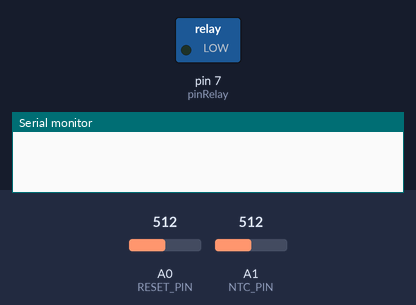
A program run on a simulated Arduino Uno, built with avr-gcc and run on an emulated ATmega328P. Parts: switched loads named in the program (green lamp = pin HIGH), the last lines printed to the serial monitor. Inputs (shaded band) come from the test bench; at power-on: A1 (NTC_PIN) = 512, A0 (RESET_PIN) = 512.

Above: at 1.2 s.
1.3 s: A1 (NTC_PIN) set to 401
2.8 s: A1 (NTC_PIN) set to 379
At 3.7 s:
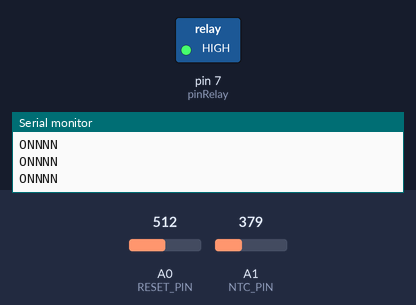
Timing chart, 0 to 5.8 s (numbered marks = the images above; inputs shaded):
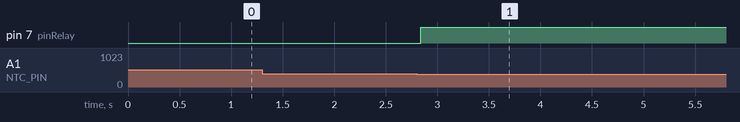

Measured:
- the behaviour switches between 391 and 390 on A1 (NTC_PIN) (found by bisection; images 0 and 1)
- after the input at 1.3 s, every drawn part: stays the same
- after the input at 2.8 s, pin 7 (pinRelay): LOW → HIGH at once

The program:

main.cpp
```cpp
#include <Arduino.h>

// put function declarations here:
int myFunction(int, int);
int stepindex = 0;
bool flagNTC = false;
bool flagMicro = false;

bool cmdRelayON = false;

int pinRelay = 7;
int pinNTC = 1;
int pinMicro = 0;

// --- Configuration ---
const int NTC_PIN = A1;   // Pin to read the NTC voltage
const int RELAY_PIN = 7;  // Pin to activate the relay
const int RESET_PIN = A0; // NEW: Analog pin for the reset sensor

// --- Tuning Parameters ---
const float ALPHA = 0.05;         // Controls the NTC filter's "memory"
const int TRIGGER_THRESHOLD = 5; // NTC delta to trigger the relay ON
const int RESET_THRESHOLD = 512;  // Value (0-1023) for RESET_PIN to
                                  // trigger the relay OFF. 512 is the
                                  // midpoint (2.5V).

// --- Global Variables ---
float filteredValue = 0.0;  // Holds the "normal" NTC average
bool isRelayActive = false; // This is our main state flag (latch)

bool checkSuddenChange();
void printDebug(int current, float filtered, int delta);
void controlMethodSimple(bool &relay);
void controlMethodSimple2(bool &relay);

// --- Configuration ---
const int N_SAMPLES = 64;             // FFT sample size (must be power of 2)
const float SAMPLING_FREQUENCY = 5000; // 1000 Hz (1 kHz)
const int ANALOG_PIN = A0;             // Pin to read from

// --- Global Buffer ---
int sampleData[N_SAMPLES]; // An array to store our analog data

float f_peaks[5];     // top 5 frequencies peaks in descending order
float f_peak_mags[5]; // <--- ADD THIS to store the magnitude of the top 5 peaks

// --- Define your fingerprint ---
const float TARGET_FREQ_1 = 1400.0;
const float TARGET_MAG_1 = 20.0;  // Your "loudness" threshold
const float FREQ_TOLERANCE = 200.0; // Allow 1000 +/- 50 Hz

//---------------------------------------------------------------------------//
byte sine_data[91] =
    {
        0,
        4, 9, 13, 18, 22, 27, 31, 35, 40, 44,
        49, 53, 57, 62, 66, 70, 75, 79, 83, 87,
        91, 96, 100, 104, 108, 112, 116, 120, 124, 127,
        131, 135, 139, 143, 146, 150, 153, 157, 160, 164,
        167, 171, 174, 177, 180, 183, 186, 189, 192, 195, // Paste this at top of program
        198, 201, 204, 206, 209, 211, 214, 216, 219, 221,
        223, 225, 227, 229, 231, 233, 235, 236, 238, 240,
        241, 243, 244, 245, 246, 247, 248, 249, 250, 251,
        252, 253, 253, 254, 254, 254, 255, 255, 255, 255};
//---------------------------------------------------------------------------//

//-----------------------------FFT Function----------------------------------------------//

float sine(int i)
{
  int j = i;
  float out;
  while (j < 0)
  {
    j = j + 360;
  }
  while (j > 360)
  {
    j = j - 360;
  }
  if (j > -1 && j < 91)
  {
    out = sine_data[j];
  }
  else if (j > 90 && j < 181)
  {
    out = sine_data[180 - j];
  }
  else if (j > 180 && j < 271)
  {
    out = -sine_data[j - 180];
  }
  else if (j > 270 && j < 361)
  {
    out = -sine_data[360 - j];
  }
  return (out / 255);
}

float cosine(int i)
{
  int j = i;
  float out;
  while (j < 0)
  {
    j = j + 360;
  }
  while (j > 360)
  {
    j = j - 360;
  }
  if (j > -1 && j < 91)
  {
    out = sine_data[90 - j];
  }
  else if (j > 90 && j < 181)
  {
    out = -sine_data[j - 90];
  }
  else if (j > 180 && j < 271)
  {
    out = -sine_data[270 - j];
  }
  else if (j > 270 && j < 361)
  {
    out = sine_data[j - 270];
  }
  return (out / 255);
}

float FFT(int in[], int N, float Frequency)
{
  /*
  Code to perform FFT on arduino,
  setup:
  paste sine_data [91] at top of program [global variable], paste FFT function at end of program
  Term:
  1. in[]     : Data array,
  2. N        : Number of sample (recommended sample size 2,4,8,16,32,64,128...)
  3. Frequency: sampling frequency required as input (Hz)

  If sample size is not in power of 2 it will be clipped to lower side of number.
  i.e, for 150 number of samples, code will consider first 128 sample, remaining sample  will be omitted.
  For Arduino nano, FFT of more than 128 sample not possible due to mamory limitation (64 recomended)
  For higher Number of sample may arise Mamory related issue,
  Code by ABHILASH
  Contact: abhilashpatel121@gmail.com
  Documentation:https://www.instructables.com/member/abhilash_patel/instructables/
  */

  unsigned int data[13] = {1, 2, 4, 8, 16, 32, 64, 128, 256, 512, 1024, 2048};
  int a, c1, f, o, x;
  a = N;

  for (int i = 0; i < 12; i++) // calculating the levels
  {
    if (data[i] <= a)
    {
      o = i;
    }
  }

  int in_ps[data[o]] = {};    // input for sequencing
  float out_r[data[o]] = {};  // real part of transform
  float out_im[data[o]] = {}; // imaginory part of transform

  x = 0;
  for (int b = 0; b < o; b++) // bit reversal
  {
    c1 = data[b];
    f = data[o] / (c1 + c1);
    for (int j = 0; j < c1; j++)
    {
      x = x + 1;
      in_ps[x] = in_ps[j] + f;
    }
  }

  for (int i = 0; i < data[o]; i++) // update input array as per bit reverse order
  {
    if (in_ps[i] < a)
    {
      out_r[i] = in[in_ps[i]];
    }
    if (in_ps[i] > a)
    {
      out_r[i] = in[in_ps[i] - a];
    }
  }

  int i10, i11, n1;
  float e, c, s, tr, ti;

  for (int i = 0; i < o; i++) // fft
  {
    i10 = data[i];               // overall values of sine/cosine  :
    i11 = data[o] / data[i + 1]; // loop with similar sine cosine:
    e = 360 / data[i + 1];
    e = 0 - e;
    n1 = 0;

    for (int j = 0; j < i10; j++)
    {
      c = cosine(e * j);
      s = sine(e * j);
      n1 = j;

      for (int k = 0; k < i11; k++)
      {
        tr = c * out_r[i10 + n1] - s * out_im[i10 + n1];
        ti = s * out_r[i10 + n1] + c * out_im[i10 + n1];

        out_r[n1 + i10] = out_r[n1] - tr;
        out_r[n1] = out_r[n1] + tr;

        out_im[n1 + i10] = out_im[n1] - ti;
        out_im[n1] = out_im[n1] + ti;

        n1 = n1 + i10 + i10;
      }
    }
  }

  /*
  for(int i=0;i<data[o];i++)
  {
  Serial.print(out_r[i]);
  Serial.print("\t");                                     // un comment to print RAW o/p
  Serial.print(out_im[i]); Serial.println("i");
  }
  */

  //---> here onward out_r contains amplitude and our_in conntains frequency (Hz)
  for (int i = 0; i < data[o - 1]; i++) // getting amplitude from compex number
  {
    out_r[i] = sqrt(out_r[i] * out_r[i] + out_im[i] * out_im[i]); // to  increase the speed delete sqrt
    out_im[i] = i * Frequency / N;
    /*
    Serial.print(out_im[i]); Serial.print("Hz");
    Serial.print("\t");                            // un comment to print freuency bin
    Serial.println(out_r[i]);
    */
  }

  x = 0; // peak detection
  for (int i = 1; i < data[o - 1] - 1; i++)
  {
    if (out_r[i] > out_r[i - 1] && out_r[i] > out_r[i + 1])
    {
      in_ps[x] = i; // in_ps array used for storage of peak number
      x = x + 1;
    }
  }

  s = 0;
  c = 0;
  for (int i = 0; i < x; i++) // re arraange as per magnitude
  {
    for (int j = c; j < x; j++)
    {
      if (out_r[in_ps[i]] < out_r[in_ps[j]])
      {
        s = in_ps[i];
        in_ps[i] = in_ps[j];
        in_ps[j] = s;
      }
    }
    c = c + 1;
  }

  for (int i = 0; i < 5; i++) // updating f_peak array (global variable)with descending order
  {
    f_peaks[i] = out_im[in_ps[i]];
    f_peak_mags[i] = out_r[in_ps[i]]; // <--- ADD THIS LINE
  }
}

/**
 * @brief Collects a set number of samples from an analog pin at a fixed frequency.
 * * This is a "blocking" function. It will pause execution until all
 * samples are collected.
 * * @param dataBuffer An integer array to store the collected samples.
 * @param numSamples The number of samples to collect (e.g., 64, 128).
 * @param samplingFrequencyHz The desired sampling frequency in Hz (e.g., 1000.0).
 * @param analogPin The analog pin to read from (e.g., A0, A1, etc.).
 * @return true if sampling was successful.
 * @return false if the samplingFrequencyHz is too high for the Arduino's ADC.
 */
bool collectSamples(int dataBuffer[], int numSamples, float samplingFrequencyHz, int analogPin)
{
  // Calculate the required sampling period in microseconds
  float samplingPeriodUs = 1000000.0 / samplingFrequencyHz;

  // Check if the sampling frequency is too fast for the Arduino's analogRead()
  // On an Arduino Uno, analogRead() takes about 104 microseconds.
  // We add a small buffer for safety.
  if (samplingPeriodUs <= 105.0)
  {
    // Frequency is too high!
    return false;
  }

  unsigned long startTime;

  for (int i = 0; i < numSamples; i++)
  {
    // Record the start time for this sample
    startTime = micros();

    // Read the analog pin and center the data around 0
    dataBuffer[i] = (analogRead(analogPin) - 684) >> 2;

    // Wait until the sampling period has elapsed
    while (micros() - startTime < samplingPeriodUs)
    {
      // This "busy-wait" loop ensures our timing is precise.
    }
  }

  // All samples collected successfully
  return true;
}

//------------------------------------------------------------------------------------//

void debug()
{
  Serial.print(analogRead(A0));
  Serial.print("    ");
  Serial.println(analogRead(A1));
}

void setup()
{

  Serial.begin(115200);
  pinMode(pinRelay, OUTPUT);
}

void loop()
{

  bool a;
    bool stsTriggerMicro=false;
  //controlMethodSimple2(a);
  digitalWrite(pinRelay, cmdRelayON);

  // debug();

  // 1. COLLECT SAMPLES
  // This function will pause and fill the 'sampleData' array
  // Serial.print("Collecting ");
  // Serial.print(N_SAMPLES);
  // Serial.println(" samples...");

  bool samplingSuccess = collectSamples(sampleData, N_SAMPLES, SAMPLING_FREQUENCY, ANALOG_PIN);

  // 2. PROCESS SAMPLES
  if (samplingSuccess)
  {
   // Serial.println("Sampling complete. Running FFT...");

    // Run the FFT on the data we just collected
    // We pass the SAMPLING_FREQUENCY we used to collect the data
    FFT(sampleData, N_SAMPLES, SAMPLING_FREQUENCY);

   // Serial.println("--- Sound Profile ---");
    for (int i = 0; i < 5; i++)
    {
      // Serial.print("Peak ");
      // Serial.print(i);
      // Serial.print(": Freq=");
      // Serial.print(f_peaks[i]);
      // Serial.print(" Hz,  Mag=");
      // Serial.println(f_peak_mags[i]);

    }
// 3. DETECTION LOGIC
  // Check if the LOUDEST peak (f_peaks[0]) matches our fingerprint
  bool freqMatch = (f_peaks[0] > (TARGET_FREQ_1 - FREQ_TOLERANCE)) &&
                   (f_peaks[0] < (TARGET_FREQ_1 + FREQ_TOLERANCE));

  bool magMatch = (f_peak_mags[0] > TARGET_MAG_1);

  // (Optional) Check the 2nd peak
  // bool freqMatch2 = (f_peaks[1] > (TARGET_FREQ_2 - FREQ_TOLERANCE)) &&
  //                   (f_peaks[1] < (TARGET_FREQ_2 + FREQ_TOLERANCE));

  // --- TRIGGER ---
  if (freqMatch && magMatch)
  {
    // (Optional: add && freqMatch2 to be even more specific)

   // Serial.println(">>> FINGERPRINT DETECTED! <<<");
    stsTriggerMicro=true;
    //
    // --- YOUR ACTION GOES HERE ---
    // (e.g., digitalWrite(LED_PIN, HIGH);)
    //
  }
  else
  {
    stsTriggerMicro=false;
  }


    //Serial.println("---------------------");
  }
  else
  {
    // This will happen if SAMPLING_FREQUENCY is too high
    Serial.println("Error: Sampling frequency is too high for this Arduino!");
    Serial.println("Try a frequency below 9600 Hz.");
  }


    int valMicroAnalog = analogRead(A0);
  int valNTCAnalog = analogRead(A1);

  bool stsTriggerNTC = checkSuddenChange();

  if (stsTriggerNTC)
  {
    cmdRelayON = true;
    Serial.println("ONNNN");
  }

  else if (stsTriggerMicro)
  {
    cmdRelayON = false;
    Serial.println("OFFFFF");
  }


}

void controlMethodSimple2(bool &relay)
{

  int valMicroAnalog = analogRead(A0);
  int valNTCAnalog = analogRead(A1);

  bool stsTriggerMicro = valMicroAnalog > 800;
  bool stsTriggerNTC = checkSuddenChange();

  if (stsTriggerNTC)
  {
    cmdRelayON = false;
    Serial.println("ONNNN");
  }

  else if (stsTriggerMicro)
  {
    cmdRelayON = true;
    Serial.println("OFFFFF");
  }
}

void controlMethodSimple(bool &relay)
{

  int valMicroAnalog = analogRead(A0);
  int valNTCAnalog = analogRead(A1);

  bool stsTriggerMicro = valMicroAnalog > 600;
  bool stsTriggerNTC = checkSuddenChange();
  if (stsTriggerMicro && !flagMicro)
  {
    cmdRelayON = false;
    flagMicro = true;
  }
  else if (!stsTriggerMicro && flagMicro)
  {
    flagMicro = false;
  }

  if (stsTriggerNTC && !flagNTC)
  {
    cmdRelayON = true;
    flagNTC = true;
  }
  else if (!stsTriggerNTC && flagNTC)
  {
    flagNTC = false;
  }
}

bool checkSuddenChange()
{
  bool returnValue = false;
  // 1. Get the current raw reading
  int currentValue = analogRead(1);

  // 2. Update the slow-moving average
  filteredValue = (ALPHA * currentValue) + ((1.0 - ALPHA) * filteredValue);

  // 3. Calculate the difference (delta)
  // (Heat on NTC = lower resistance = lower analog value)
  int delta = filteredValue - currentValue;

  // 4. Check for a trigger event
  if (delta > TRIGGER_THRESHOLD)
  {
    // --- EVENT DETECTED ---
    isRelayActive = true; // Set the latch!

    // Serial.print("Lighter DETECTED! Delta: ");
    // Serial.println(delta);
    // Serial.println("RELAY LATCHED ON.");
    returnValue = true;
  }

  // Optional: Uncomment to see the NTC values for tuning
  //printDebug(currentValue, filteredValue, delta);
  return returnValue;
}

void printDebug(int current, float filtered, int delta)
{
  Serial.print("Current: ");
  Serial.print(current);
  Serial.print("\t Average: ");
  Serial.print((int)filtered);
  Serial.print("\t Delta: ");
  Serial.println(delta);
}
```
